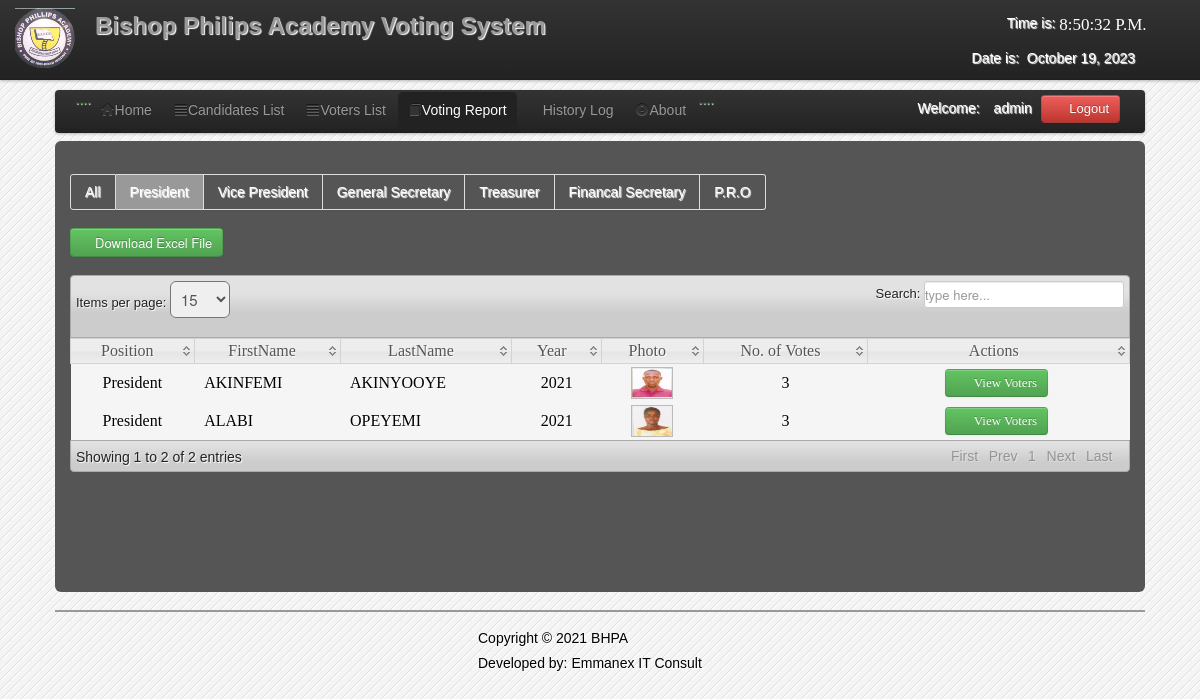
The app's page /admin/C_governor.php (signed in) with its own data.
### tables this page shows
CREATE TABLE `users` (
  `User_id` int(11) NOT NULL,
  `FirstName` varchar(100) NOT NULL,
  `LastName` varchar(100) NOT NULL,
  `UserName` varchar(100) NOT NULL,
  `Password` varchar(100) NOT NULL,
  `User_Type` varchar(50) NOT NULL
);

CREATE TABLE `candidate` (
  `CandidateID` int(11) NOT NULL,
  `abc` varchar(1) NOT NULL,
  `Position` varchar(200) NOT NULL,
  `Party` varchar(100) NOT NULL,
  `FirstName` varchar(200) NOT NULL,
  `LastName` varchar(200) NOT NULL,
  `MiddleName` varchar(100) NOT NULL,
  `Gender` varchar(6) NOT NULL,
  `Year` varchar(100) NOT NULL,
  `Photo` varchar(200) NOT NULL,
  `Photo1` varchar(200) NOT NULL
);

### admin/session.php (called while the page is built, shortened)
<?php
$id_session=$_SESSION['id'];
?>

### admin/C_governor.php (the view, shortened to what this page needs)
<?php
include('session.php');
include('header.php');
include('dbcon.php');
?>
</head>
<body>
<?php include('nav_top.php'); ?>
<div class="wrapper">
<div class="home_body">
<div class="navbar">
	<div class="navbar-inner">
	<div class="container">
	<ul class="nav nav-pills">
	  <li>....</li>
	  <li><a href="home.php"><i class="icon-home icon-large"></i>Home</a></li>
	  <li><a  href="candidate_list.php"><i class="icon-align-justify icon-large"></i>Candidates List</a></li>
	  <li class=""><a  href="voter_list.php"><i class="icon-align-justify icon-large"></i>Voters List</a></li>
		 <li class="active"><a  href="canvassing_report.php"><i class="icon-book icon-large"></i>Voting Report</a></li>
		    <li><a  href="History.php"><i class="icon-table icon-large"></i>History Log</a>
		   <li><a data-toggle="modal" href="#about"><i class="icon-exclamation-sign icon-large"></i>About</a></li>
		   <li>....</li>
	 </ul>
	<form class="navbar-form pull-right">
		<?php $result=mysqli_query($conn,"select * from users where User_id='$id_session'");
	$row=mysqli_fetch_array($result);
	?>
	<font color="white">Welcome:<i class="icon-user-md"></i><?php echo $row['User_Type']; ?></font>
	<a class="btn btn-danger" id="logout" data-toggle="modal" href="#myModal"><i class="icon-off"></i>&nbsp;Logout</a>
	</form>
	</div>
	</div>
	</div>
	<div id="element" class="hero-body">
	    <div class="pagination">
    <ul>
    <li><a href="Canvassing_report.php"><font color="white">All</font></a></li>
    <li  class="active"><a href="C_governor.php"><font color="white">President</font></a></li>
    <li><a href="C_vice-governor.php"><font color="white">Vice President</font></a></li>
    <li><a href="C_1st_year.php"><font color="white">General Secretary</font></a></li>
    <li><a href="C_2nd_year.php"><font color="white">Treasurer</font></a></li>
    <li><a href="C_3rd_year.php"><font color="white">Financal Secretary</font></a></li>
    <li><a href="C_4th_year.php"><font color="white">P.R.O</font></a></li>
    </ul>
    </div>
		<form method="POST" action="canvassing_excel.php">
	<button id="save_voter" class="btn btn-success" name="save"><i class="icon-download icon-large"></i>Download Excel File</button>
	</form>
	<table class="users-table">
<div class="demo_jui">
		<table cellpadding="0" cellspacing="0" border="0" class="display" id="log" class="jtable">
			<thead>
				<tr>
				<th>Position</th>
				<th>FirstName</th>
				<th>LastName</th>
				<th>Year</th>
				<th>Photo</th>
				<th>No. of Votes</th>
                <th>Actions</th>
				</tr>
			</thead>
			<tbody>
<?php $candidate_query=mysqli_query($conn,"select  * from candidate where Position='President'");
		while($candidate_rows=mysqli_fetch_array($candidate_query)){ $id=$candidate_rows['CandidateID'];
		?>
<tr class="del<?php echo $id ?>">
	<td align="center"><?php echo $candidate_rows['Position']; ?></td>
	<td><?php echo $candidate_rows['FirstName']; ?></td>
	<td><?php echo $candidate_rows['LastName']; ?></td>
	<td align="center"><?php echo $candidate_rows['Year']; ?></td>
	<td align="center"><img class="pic" width="40" height="30" src="<?php echo $candidate_rows['Photo'];?>" border="0" onMouseOver="showtrail('<?php echo $candidate_rows['Photo'];?>','<?php echo $candidate_rows['FirstName']." ".$candidate_rows['LastName'];?> ',200,5)" onMouseOut="hidetrail()"></a></td>
		<td align="center">
	<?php $votes_query=mysqli_query($conn,"select * from votes where CandidateID='$id'");
	$vote_count=mysqli_num_rows($votes_query);
	echo $vote_count;
		?>
    <td width="240" align="center">
	<a class="btn btn-Success" href="cvoter_list.php<?php echo '?id='.$id; ?>"><i class="icon-edit icon-large"></i>&nbsp;View Voters</a>&nbsp;
    </td>
</td>
	</tr>
<?php } ?>
			</tbody>
		</table>
	</div>
	</div>
<?php include('footer.php')?>
</div>
</body>
</html>

### admin/css/datatable/demo_table_jui.css (style rules this page uses)
table.display thead th { cursor: pointer; padding: 3px 0 3px 10px; }
table.display { border-collapse: collapse; clear: both; margin: 0 auto; width: 100%; }
table.display td { padding: 3px 10px; }
tr.odd { background-color: #f5f5f5; }
tr.even { background-color: #f5f5f5; }

### admin/css/Home.css (style rules this page uses)
* { margin:0; padding:0; }
body { font-family:"Trebuchet MS", "Myriad Pro", Arial, sans-serif; font-size:14px; background-color: #fff; background:#f4f4f4 url(../images/bg.gif) repeat top left; text-shadow:1px 1px 1px #fff; background-position: 0 0px; }
.wrapper { width:1090px; margin:10px auto; }

### records on screen
users: User_Type "admin"
candidate: Position "President", FirstName "AKINFEMI", LastName "AKINYOOYE", Year "2021", Photo (picture), vote_count "3"
candidate: Position "President", FirstName "ALABI", LastName "OPEYEMI", Year "2021", Photo (picture), vote_count "3"
